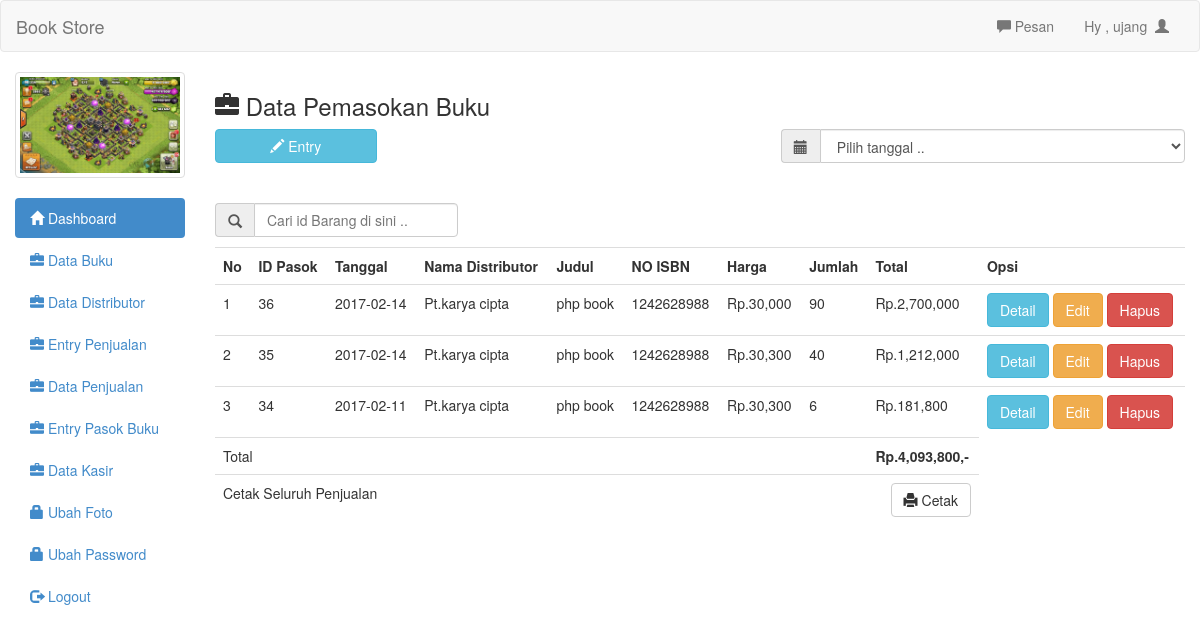
/admin/pembelian.php (signed in), run on the app's committed database.
### tables this page shows
CREATE TABLE IF NOT EXISTS `kasir` (
  `id_kasir` int(10) NOT NULL AUTO_INCREMENT,
  `nama` varchar(50) DEFAULT NULL,
  `alamat` varchar(50) DEFAULT NULL,
  `telepon` varchar(13) DEFAULT NULL,
  `status` varchar(50) DEFAULT NULL,
  `username` varchar(50) DEFAULT NULL,
  `password` varchar(50) DEFAULT NULL,
  `acces` varchar(50) DEFAULT NULL,
  `foto` text,
  PRIMARY KEY (`id_kasir`)
);

CREATE TABLE IF NOT EXISTS `pasok` (
  `id_pasok` int(10) NOT NULL AUTO_INCREMENT,
  `id_kasir` int(10) DEFAULT NULL,
  `id_distributor` int(10) DEFAULT NULL,
  `id_buku` int(10) DEFAULT NULL,
  `harga` varchar(50) DEFAULT NULL,
  `jumlah` varchar(10) DEFAULT NULL,
  `total` varchar(50) DEFAULT NULL,
  `tanggal` date DEFAULT NULL,
  PRIMARY KEY (`id_pasok`)
);

### admin/pembelian.php (the view, shortened to what this page needs)
<?php include 'header.php';	?>
<h3><span class="glyphicon glyphicon-briefcase"></span>  Data Pemasokan Buku</h3>
<button style="margin-bottom:20px" data-toggle="modal" data-target="#myModal" class="btn btn-info col-md-2"><span class="glyphicon glyphicon-pencil"></span>  Entry</button>
<form action="" method="get">
	<div class="input-group col-md-5 col-md-offset-7">
		<span class="input-group-addon" id="basic-addon1"><span class="glyphicon glyphicon-calendar"></span></span>
		<select type="submit" name="tanggal" class="form-control" onchange="this.form.submit()">
			<option>Pilih tanggal ..</option>
		</select>
	</div>
</form>
<br/>
<br/>
<form action="" method="get">
	<div class="input-group col-md-12  rizkyn">
		<span class="input-group-addon" id="basic-addon1"><span class="glyphicon glyphicon-search"></span></span>
		<input type="text" class="form-control" placeholder="Cari id Barang di sini .." aria-describedby="basic-addon1" name="cari">
	</div>
</form>
<table class="table">
	<tr>
		<th>No</th>
		<th>ID Pasok</th>
		<th>Tanggal</th>
		<th>Nama Distributor</th>
		<th>Judul</th>
		<th>NO ISBN</th>
		<th>Harga</th>
		<th>Jumlah</th>
		<th>Total</th>
		<th>Opsi</th>
	</tr>
	<?php
	if(isset($_GET['tanggal'])){
		$tanggal=$_GET['tanggal'];
		$prepare = $con->prepare("SELECT * FROM lap_pembelian WHERE tanggal LIKE '$tanggal' ORDER BY tanggal DESC");
            $prepare->execute();
	}elseif (isset($_GET['cari'])) {
		$cari=$_GET['cari'];
		$prepare = $con->prepare("SELECT * FROM lap_pembelian WHERE id_pasok LIKE '%$cari%'  ORDER BY id_pasok DESC");
            $prepare->execute();
	}else{
		$prepare = $con->prepare("SELECT * FROM lap_pembelian order by id_pasok desc");
            $prepare->execute();
	}
	$no=1;
	foreach ($prepare as $data) :
		?>
		<tr>
			<td><?php echo $no ?></td>
			<td><?php echo $data['id_pasok'] ?></td>
			<td><?php echo $data['tanggal'] ?></td>
			<td><?php echo $data['nama_distributor'] ?></td>
			<td><?php echo $data['judul'] ?></td>
			<td><?php echo $data['noisbn'] ?></td>
			<td><?php echo "Rp.".number_format($data['harga']).""?></td>
			<td><?php echo $data['jumlah'] ?></td>
			<td><?php echo "Rp.".number_format($data['total']).""?></td>
			<td>
			<a href="det_pasok.php?id_pasok=<?php echo $data['id_pasok']; ?>" class="btn btn-info">Detail</a>
				<a href="edit_pasok.php?id_pasok=<?php echo $data['id_pasok']; ?>" class="btn btn-warning">Edit</a>
				<a onclick="if(confirm('Apakah anda yakin ingin menghapus data ini ??')){ location.href='hapus_pembelian.php?id_pasok=<?php echo $data['id_pasok']; ?>' }" class="btn btn-danger">Hapus</a>
			</td>
		</tr>
	 <?php
		   $no++;
		   endforeach;
		       ?>
	<tr>
		<td colspan="7">Total</td>
		<td></td>
		<?php
		if(isset($_GET['tanggal'])){
			$tanggal=$_GET['tanggal'];
			$prepare = $con->prepare("SELECT sum(total) as total from lap_pembelian where tanggal='$tanggal'");
            $prepare->execute();
            $data = $prepare->fetch(PDO::FETCH_ASSOC);
            echo "<td><b> Rp.". number_format($data['total']).",-</b></td>";
        }
        elseif(isset($_GET['cari'])){
			$cari=$_GET['cari'];
			$prepare = $con->prepare("SELECT sum(total) as total from lap_pembelian where id_pasok='$cari'");
            $prepare->execute();
			$data = $prepare->fetch(PDO::FETCH_ASSOC);
			echo "<td><b> Rp.". number_format($data['total']).",-</b></td>";
		}else{
			$prepare = $con->prepare("SELECT sum(total) as total from lap_pembelian");
            $prepare->execute();
			$data = $prepare->fetch(PDO::FETCH_ASSOC);
			echo "<td><b> Rp.". number_format($data['total']).",-</b></td>";
		}
		?>
	</tr>
	<tr>
		<td colspan="7">Cetak Seluruh Penjualan</td>
		<td></td>
		<td><a style="margin-bottom:10px" href="lap_pembelian.php" target="_blank" class="btn btn-default pull-right"><span class='glyphicon glyphicon-print'></span>  Cetak</a></td>
	</tr>
</table>
	<?php include 'footer.php'; ?>

### admin/header.php (shortened to what this page needs)
<?php
include_once '../fungsi.php';
  ?>
<!DOCTYPE html>
<html>
<head>
	<link rel="stylesheet" type="text/css" href="../assets/css/bootstrap.css">
		<link rel="stylesheet" type="text/css" href="../assets/css/style.css">
	<link rel="stylesheet" type="text/css" href="../assets/js/jquery-ui/jquery-ui.css">
</head>
<body>
	<div class="navbar navbar-default">
		<div class="container-fluid">
			<div class="navbar-header">
				<a href="http://www.malasngoding.com" class="navbar-brand">Book Store</a>
			</div>
			<div class="collapse navbar-collapse">
				<ul class="nav navbar-nav navbar-right">
					<li><a id="pesan_sedia" href="#" data-toggle="modal" data-target="#modalpesan"><span class='glyphicon glyphicon-comment'></span>  Pesan</a></li>
					<li><a class="dropdown-toggle" data-toggle="dropdown" role="button" href="#">Hy , <?php echo $_SESSION['nama']  ?>&nbsp&nbsp<span class="glyphicon glyphicon-user"></span></a></li>
				</ul>
			</div>
		</div>
	</div>
<div class="col-md-2">
		<div class="row">
			<?php
			$nama=$_SESSION['nama'];
			$prepare = $con->prepare("SELECT foto from kasir where nama='$nama'");
            $prepare->execute();
			$data = $prepare->fetch(PDO::FETCH_ASSOC);
				?>
				<div class="col-xs-6 col-md-12">
					<a class="thumbnail">
						<img class="img-responsive" src="foto/<?php echo $data['foto']; ?>">
					</a>
				</div>
		</div>
		<ul class="nav nav-pills nav-stacked">
			<li class="active"><a href="index.php"><span class="glyphicon glyphicon-home"></span>  Dashboard</a></li>
			<li><a href="barang.php"><span class="glyphicon glyphicon-briefcase"></span>  Data Buku</a></li>
			<li><a href="distributor.php"><span class="glyphicon glyphicon-briefcase"></span>  Data Distributor</a></li>
			<li><a href="barang_laku.php"><span class="glyphicon glyphicon-briefcase"></span>  Entry Penjualan</a></li>
			<li><a href="data_transaksi.php"><span class="glyphicon glyphicon-briefcase"></span>  Data Penjualan</a></li>
			<li><a href="pembelian.php"><span class="glyphicon glyphicon-briefcase"></span>  Entry Pasok Buku</a></li>
			<li><a href="kasir.php"><span class="glyphicon glyphicon-briefcase"></span>  Data Kasir</a></li>
			<li><a href="ubah_foto.php"><span class="glyphicon glyphicon-lock"></span> Ubah Foto</a></li>
			<li><a href="ganti_pass.php"><span class="glyphicon glyphicon-lock"></span> Ubah Password</a></li>
			<li><a href="logout.php"><span class="glyphicon glyphicon-log-out"></span>  Logout</a></li>
		</ul>
	</div>
	<div class="col-md-10">

### admin/footer.php (shortened to what this page needs)
</body>
</html>

### assets/css/style.css (style rules this page uses)
.rizkyn { float: left; width: 25%; margin-bottom: 10px; }

### data on the page
kasir: foto (picture)
pasok: id_pasok "36", tanggal "2017-02-14", nama_distributor "Pt.karya cipta", judul "php book", noisbn "1242628988", harga "30,000", jumlah "90", total "2,700,000"
pasok: id_pasok "35", tanggal "2017-02-14", nama_distributor "Pt.karya cipta", judul "php book", noisbn "1242628988", harga "30,300", jumlah "40", total "1,212,000"
pasok: id_pasok "34", tanggal "2017-02-11", nama_distributor "Pt.karya cipta", judul "php book", noisbn "1242628988", harga "30,300", jumlah "6", total "181,800"

### other printed values
$_SESSION['nama'] "ujang"
$data['total'] "4,093,800"
